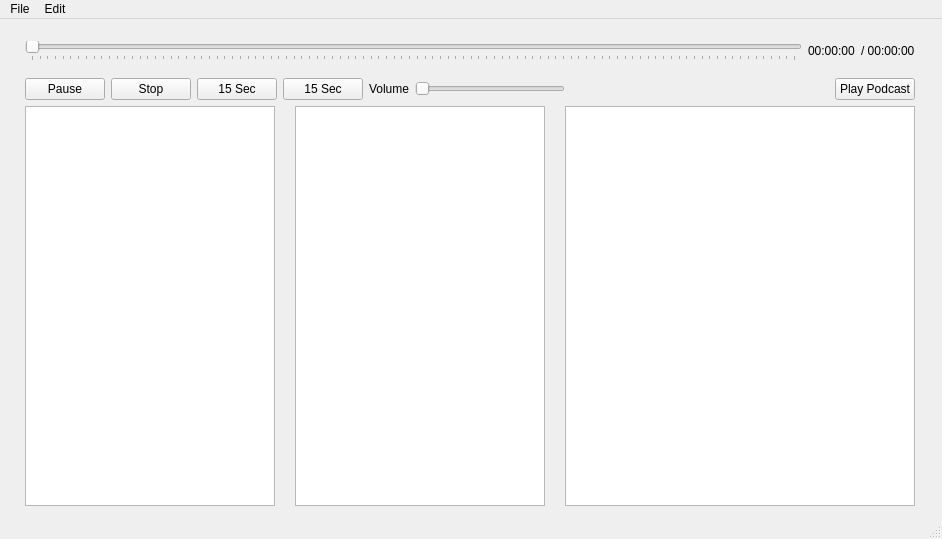
<?xml version="1.0" encoding="UTF-8"?>
<ui version="4.0">
 <class>MainWindow</class>
 <widget class="QMainWindow" name="MainWindow">
  <property name="geometry">
   <rect>
    <x>0</x>
    <y>0</y>
    <width>942</width>
    <height>539</height>
   </rect>
  </property>
  <property name="windowTitle">
   <string>MainWindow</string>
  </property>
  <widget class="QWidget" name="centralWidget">
   <layout class="QGridLayout" name="gridLayout_2">
    <item row="0" column="0" colspan="3">
     <layout class="QGridLayout" name="gridLayout">
      <item row="0" column="0" colspan="4">
       <layout class="QHBoxLayout" name="horizontalLayout_5">
        <item>
         <widget class="QSlider" name="playerSlider">
          <property name="minimumSize">
           <size>
            <width>1</width>
            <height>18</height>
           </size>
          </property>
          <property name="autoFillBackground">
           <bool>false</bool>
          </property>
          <property name="tracking">
           <bool>false</bool>
          </property>
          <property name="orientation">
           <enum>Qt::Horizontal</enum>
          </property>
          <property name="invertedAppearance">
           <bool>false</bool>
          </property>
          <property name="invertedControls">
           <bool>false</bool>
          </property>
          <property name="tickPosition">
           <enum>QSlider::TicksBelow</enum>
          </property>
         </widget>
        </item>
        <item>
         <layout class="QHBoxLayout" name="horizontalLayout_4">
          <item>
           <widget class="QLabel" name="elapsedLabel">
            <property name="text">
             <string>00:00:00</string>
            </property>
           </widget>
          </item>
          <item>
           <widget class="QLabel" name="durationLabel">
            <property name="text">
             <string>/ 00:00:00</string>
            </property>
           </widget>
          </item>
         </layout>
        </item>
       </layout>
      </item>
      <item row="1" column="0">
       <layout class="QHBoxLayout" name="horizontalLayout_3">
        <item>
         <widget class="QPushButton" name="pauseResumeAudio">
          <property name="text">
           <string>Pause</string>
          </property>
         </widget>
        </item>
        <item>
         <widget class="QPushButton" name="stopAudio">
          <property name="text">
           <string>Stop</string>
          </property>
         </widget>
        </item>
        <item>
         <widget class="QPushButton" name="skip_backward">
          <property name="text">
           <string>15 Sec</string>
          </property>
         </widget>
        </item>
        <item>
         <widget class="QPushButton" name="skip_forward">
          <property name="text">
           <string>15 Sec</string>
          </property>
         </widget>
        </item>
       </layout>
      </item>
      <item row="1" column="1">
       <layout class="QHBoxLayout" name="horizontalLayout">
        <item>
         <widget class="QLabel" name="volumeLabel">
          <property name="text">
           <string>Volume</string>
          </property>
         </widget>
        </item>
        <item>
         <widget class="QSlider" name="volumeSlider">
          <property name="minimumSize">
           <size>
            <width>0</width>
            <height>10</height>
           </size>
          </property>
          <property name="orientation">
           <enum>Qt::Horizontal</enum>
          </property>
         </widget>
        </item>
       </layout>
      </item>
      <item row="1" column="2">
       <spacer name="horizontalSpacer">
        <property name="orientation">
         <enum>Qt::Horizontal</enum>
        </property>
        <property name="sizeHint" stdset="0">
         <size>
          <width>258</width>
          <height>20</height>
         </size>
        </property>
       </spacer>
      </item>
      <item row="1" column="3">
       <widget class="QPushButton" name="playPodcast">
        <property name="text">
         <string>Play Podcast</string>
        </property>
       </widget>
      </item>
     </layout>
    </item>
    <item row="1" column="0">
     <widget class="QListWidget" name="PodcastList">
      <property name="minimumSize">
       <size>
        <width>250</width>
        <height>400</height>
       </size>
      </property>
      <property name="maximumSize">
       <size>
        <width>250</width>
        <height>400</height>
       </size>
      </property>
      <property name="wordWrap">
       <bool>true</bool>
      </property>
     </widget>
    </item>
    <item row="1" column="1">
     <widget class="QListWidget" name="EpisodeList">
      <property name="minimumSize">
       <size>
        <width>250</width>
        <height>400</height>
       </size>
      </property>
      <property name="maximumSize">
       <size>
        <width>250</width>
        <height>400</height>
       </size>
      </property>
      <property name="wordWrap">
       <bool>true</bool>
      </property>
     </widget>
    </item>
    <item row="1" column="2">
     <widget class="QTextBrowser" name="Description">
      <property name="minimumSize">
       <size>
        <width>350</width>
        <height>400</height>
       </size>
      </property>
      <property name="maximumSize">
       <size>
        <width>350</width>
        <height>400</height>
       </size>
      </property>
      <property name="readOnly">
       <bool>true</bool>
      </property>
      <property name="textInteractionFlags">
       <set>Qt::LinksAccessibleByMouse|Qt::TextSelectableByMouse</set>
      </property>
     </widget>
    </item>
   </layout>
  </widget>
  <widget class="QMenuBar" name="menuBar">
   <property name="geometry">
    <rect>
     <x>0</x>
     <y>0</y>
     <width>942</width>
     <height>26</height>
    </rect>
   </property>
   <widget class="QMenu" name="menuEdit">
    <property name="title">
     <string>Edit</string>
    </property>
    <widget class="QMenu" name="menuAdd_Podcast">
     <property name="title">
      <string>Add Podcast</string>
     </property>
     <addaction name="actionUsing_Itunes_Link"/>
     <addaction name="actionUsing_RSS_Link"/>
    </widget>
    <addaction name="menuAdd_Podcast"/>
    <addaction name="actionRefresh_Feed"/>
    <addaction name="actionRemove_Podcast"/>
    <addaction name="actionSave_Settings"/>
    <addaction name="actionLoad_Settings"/>
   </widget>
   <widget class="QMenu" name="menuFile">
    <property name="title">
     <string>File</string>
    </property>
    <addaction name="actionExit"/>
   </widget>
   <addaction name="menuFile"/>
   <addaction name="menuEdit"/>
  </widget>
  <widget class="QStatusBar" name="statusBar"/>
  <action name="actionUsing_Itunes_Link">
   <property name="text">
    <string>Using Itunes Link</string>
   </property>
  </action>
  <action name="actionUsing_RSS_Link">
   <property name="text">
    <string>Using RSS Link</string>
   </property>
  </action>
  <action name="actionRefresh_Feed">
   <property name="text">
    <string>Refresh Feed</string>
   </property>
  </action>
  <action name="actionRemove_Podcast">
   <property name="text">
    <string>Remove Podcast</string>
   </property>
  </action>
  <action name="actionSave_Settings">
   <property name="text">
    <string>Save_Settings</string>
   </property>
  </action>
  <action name="actionLoad_Settings">
   <property name="text">
    <string>Load_Settings</string>
   </property>
  </action>
  <action name="actionExit">
   <property name="text">
    <string>Exit</string>
   </property>
  </action>
 </widget>
 <layoutdefault spacing="6" margin="11"/>
 <resources/>
 <connections/>
</ui>
